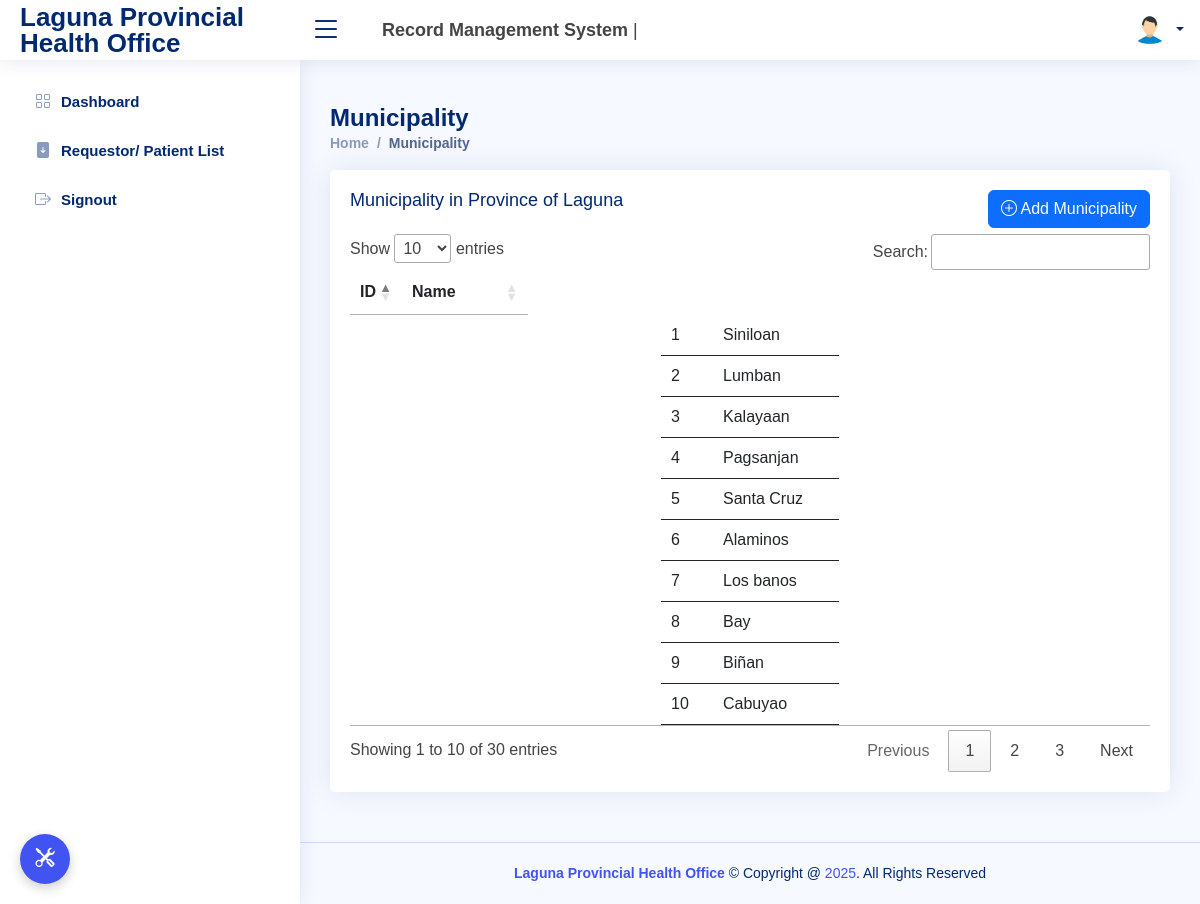
The page /users/municipality.php on the database its author committed.
### tables this page shows
CREATE TABLE `municipality` (
  `mun_id` int(11) NOT NULL,
  `mun_name` varchar(255) NOT NULL
);

### users/municipality.php (the view, shortened to what this page needs)
<?php
include "header.php";
include "sidebar.php";
?>
    <main id="main" class="main">
    <div class="pagetitle">
      <h1>Municipality</h1>
      <nav>
        <ol class="breadcrumb">
          <li class="breadcrumb-item"><a href="index.php">Home</a></li>
          <li class="breadcrumb-item active">Municipality</li>
        </ol>
      </nav>
    </div>
    <section class="section">
      <div class="row">
        <div class="col-lg-12">
          <div class="card">
            <div class="card-body">
              <h5 class="card-title">Municipality in Province of Laguna <a class="float-end btn btn-primary" data-bs-toggle="modal" data-bs-target="#addMun" href=""> <i class="bi bi-plus-circle"></i> Add Municipality</a></h5>
              <table id="manageTable" class="table datatable">
                <thead>
                  <tr>
                    <th scope="col">ID</th>
                    <th scope="col">Name</th>
                  </tr>
                </thead>
                <tbody>
                <?php
                $get_mun = mysqli_query($con, "SELECT * FROM municipality ORDER BY mun_name ASC");
                if (mysqli_num_rows($get_mun) > 0) {
                    while ($row = mysqli_fetch_assoc($get_mun)) {
                        ?>
                        <tr>
                            <td><?php echo $row['mun_id']; ?></td>
                            <td><?php echo $row['mun_name']; ?></td>
                        </tr>
                        <?php
                    }
                }
                ?>
                </tbody>
              </table>
            </div>
          </div>
        </div>
      </div>
    </section>
  </main>
<?php
include "footer.php";
?>

### assets/css/style.css (style rules this page uses)
:root { scroll-behavior: smooth; }
body { font-family: "Open Sans", sans-serif; background: #f6f9ff; color: #444444; }
a { color: #4154f1; text-decoration: none; }
h1, h2, h3, h4, h5, h6 { font-family: "Nunito", sans-serif; }
#main { margin-top: 60px; padding: 20px 30px; transition: all 0.3s; }
.pagetitle { margin-bottom: 10px; }
.pagetitle h1 { font-size: 24px; margin-bottom: 0; font-weight: 600; color: #012970; }
.card { margin-bottom: 30px; border: none; border-radius: 5px; box-shadow: 0px 0 30px rgba(1, 41, 112, 0.1); }
.card-title { padding: 20px 0 15px 0; font-size: 18px; font-weight: 500; color: #012970; font-family: "Poppins", sans-serif; }
.card-body { padding: 0 20px 20px 20px; }
.breadcrumb { font-size: 14px; font-family: "Nunito", sans-serif; color: #899bbd; font-weight: 600; }
.breadcrumb a { color: #899bbd; transition: 0.3s; }
.breadcrumb .breadcrumb-item::before { color: #899bbd; }
.breadcrumb .active { color: #51678f; font-weight: 600; }
@media (min-width: 1200px) { #main, #footer { margin-left: 300px; } }
* { margin: 0; padding: 0; box-sizing: border-box; }
body { font-family: "Poppins", sans-serif; }
body, .card, .header, .sidebar, button, a, input, .table { transition: background-color 0.3s ease, color 0.3s ease, border-color 0.3s ease; }

### rows shown on the page
municipality: mun_id "6", mun_name "Alaminos"
municipality: mun_id "8", mun_name "Bay"
municipality: mun_id "9", mun_name "Biñan"
municipality: mun_id "10", mun_name "Cabuyao"
municipality: mun_id "3", mun_name "Kalayaan"
municipality: mun_id "7", mun_name "Los banos"
municipality: mun_id "2", mun_name "Lumban"
municipality: mun_id "4", mun_name "Pagsanjan"
municipality: mun_id "5", mun_name "Santa Cruz"
municipality: mun_id "1", mun_name "Siniloan"
